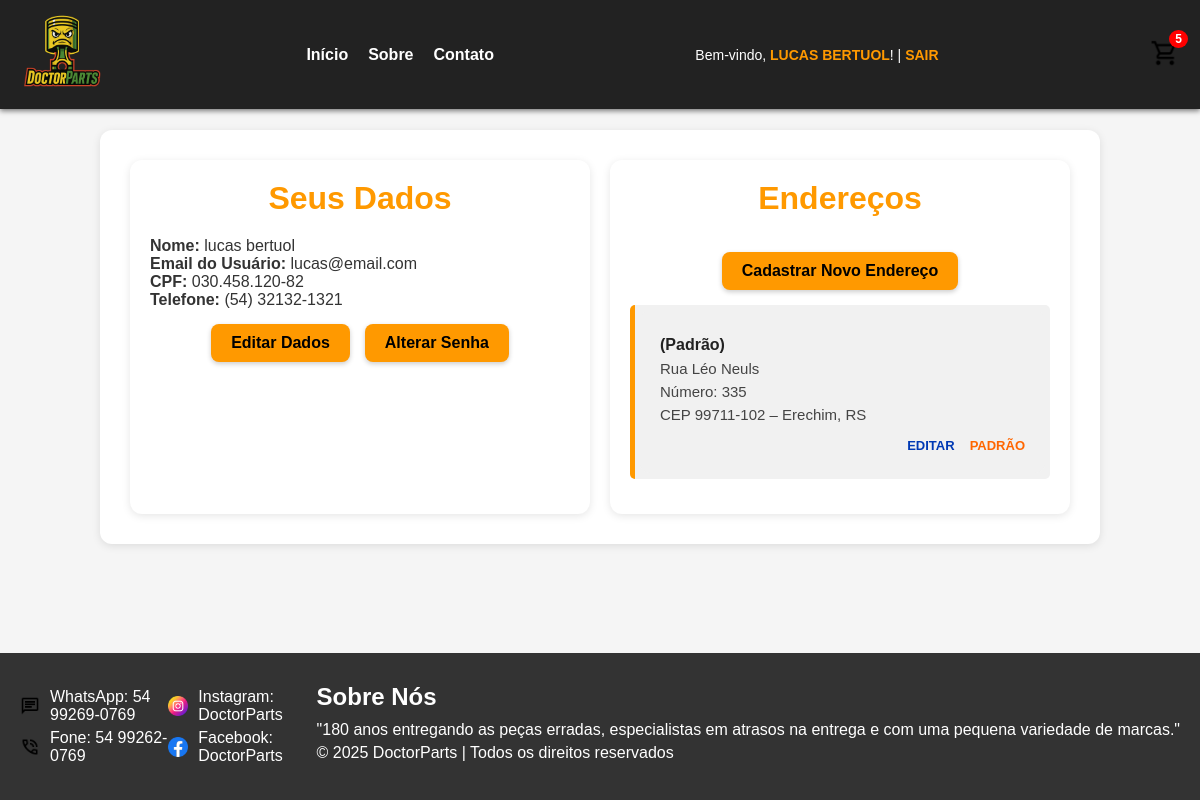
Screenshot of /src/php/views/dadosUsuario.php (signed in) with the database file from the repository.
### tables this page shows
CREATE TABLE `usuarios` (
  `id_usuario` int(11) NOT NULL,
  `nome` varchar(255) DEFAULT NULL,
  `email` varchar(255) DEFAULT NULL,
  `contato` varchar(20) DEFAULT NULL,
  `senha` varchar(255) DEFAULT NULL,
  `data_criacao` datetime DEFAULT current_timestamp(),
  `cpf` varchar(21) DEFAULT NULL,
  `isadmin` tinyint(1) DEFAULT NULL
);

CREATE TABLE `enderecos` (
  `id_endereco` int(11) NOT NULL,
  `id_usuario` int(11) DEFAULT NULL,
  `numero` varchar(255) DEFAULT NULL,
  `cep` varchar(255) DEFAULT NULL,
  `rua` varchar(255) DEFAULT NULL,
  `bairro` varchar(255) DEFAULT NULL,
  `cidade` varchar(255) DEFAULT NULL,
  `estado` varchar(255) DEFAULT NULL,
  `complemento` varchar(255) DEFAULT NULL,
  `padrao` tinyint(1) DEFAULT 0
);

### src/php/classes/usuario.class.php (called while the page is built, shortened)
<?php
    include 'conexao.class.php';
    class Usuario {
        public function selectUsuarioId($id_usuario){
            $database = new Conexao();
            $db = $database->getConnection();
            $sql = "SELECT * FROM usuarios WHERE id_usuario=:id_usuario";
            try{
                $stmt = $db->prepare($sql);
                $stmt->bindParam(':id_usuario',$id_usuario);
                $stmt->execute();
                $result = $stmt->fetch(PDO::FETCH_ASSOC);
                return $result;
            }catch(PDOException $e){
                echo 'Erro ao listar usuário: ' . $e->getMessage();
                $result = [];
                return $result;
            }
        }
    }

### src/php/classes/carrinho.class.php (called while the page is built, shortened)
<?php
include_once 'conexao.class.php';
class Carrinho {
    private $db;
    public function __construct() {
        $conexao = new Conexao();
        $this->db = $conexao->getConnection();
    }
    public function contarItens($id_usuario) {
    $sql = "SELECT SUM(quantidade) as total FROM carrinho WHERE id_usuario = :id_usuario";
    $stmt = $this->db->prepare($sql);
    $stmt->bindParam(':id_usuario', $id_usuario);
    $stmt->execute();
    $resultado = $stmt->fetch(PDO::FETCH_ASSOC);
    return $resultado['total'] ?? 0;
    }
}
?>

### src/php/classes/conexao.class.php (called while the page is built, shortened)
<?php
class Conexao{
    private $host = 'localhost';
    private $db_name = 'doctorpartsdb';
    private $username = 'root';
    private $password = '';
    public function getConnection(){
        $this->conn = null;
        try{
            $this->conn = new PDO('mysql:host='. $this->host .';dbname='. $this->db_name, $this->username, $this->password);
            $this->conn->setAttribute(PDO::ATTR_ERRMODE, PDO::ERRMODE_EXCEPTION);
        } catch (PDOException $e) {
            echo 'Erro de conexão: ' . $e->getMessage();
        }
        return $this->conn;
    }
}

### src/php/classes/endereco.class.php (called while the page is built, shortened)
<?php
include_once 'conexao.class.php';
    class Endereco {
        public function buscarEnderecosPorUsuario($id_usuario) {
            $database = new Conexao();
            $db = $database->getConnection();
            $sql = "SELECT * FROM enderecos WHERE id_usuario = :id_usuario ORDER BY padrao DESC, id_endereco ASC";
            try {
                $stmt = $db->prepare($sql);
                $stmt->bindParam(':id_usuario', $id_usuario, PDO::PARAM_INT);
                $stmt->execute();
                $result = $stmt->fetchAll(PDO::FETCH_ASSOC);
                return $result;
            } catch (PDOException $e) {
                echo 'Erro ao buscar endereços: ' . $e->getMessage();
                return [];
            }
        }
    }

### src/php/views/dadosUsuario.php (the view, shortened to what this page needs)
<?php
include '../classes/usuario.class.php';
include '../classes/endereco.class.php';
include_once '../classes/carrinho.class.php';
$usuarioLogadoId = $_SESSION['usuario_id'];
$a = new Usuario();
$usuario = $a->selectUsuarioId($usuarioLogadoId);
$e = new Endereco();
$enderecos = $e->buscarEnderecosPorUsuario($usuarioLogadoId);
$carrinho = new Carrinho();
$quantidadeItens = $carrinho->contarItens($usuarioLogadoId);
?>
<!DOCTYPE html>
<html lang="en">
<head>
    <link rel="stylesheet" href="../../css/styleDadosUsuario.css">
</head>
<body>
    <header id="topo">
        <nav class="menu">
            <div class="logo">
                <a href="index.php"><img src="../../../assets/images/logo.png" alt="Company logo" id="logo" /></a>
            </div>
            <ul class="nav-links">
                <li><a href="#">Início</a></li>
                <li><a href="sobre.php">Sobre</a></li>
                <li><a href="#contato">Contato</a></li>
            </ul>
            <div class="user-access">
                <?php if ($usuario): ?>
                    <span>Bem-vindo, <a href="areaUsuario.php" class="yolonosay logado"><?= htmlspecialchars($usuario['nome']) ?></a>!</span> |
                    <a href="../controllers/logout.php" class="yolonosay logado">Sair</a>
                <?php else: ?>
                    <a href="javascript:void(0)" onclick="abrirPopupLogin()" class="yolonosay cadastro">Entre</a>
                    ou
                    <a href="javascript:void(0)" onclick="abrirPopupCadastro()" class="yolonosay cadastro">Cadastre-se</a>
                <?php endif; ?>
            </div>
            <div id="divCarrinho">
                <a href="carrinho.php">
                    <img src="../../../assets/images/carrinho.jpg" width="30px" height="30px" alt="Cart" />
                    <?php if ($quantidadeItens > 0): ?>
                        <span class="badge-carrinho"><?= $quantidadeItens ?></span>
                    <?php endif; ?>
                </a>
            </div>
        </nav>
    </header>
    <main>
        <div class="container">
            <div class="blocos">
                <div class="dados-usuario bloco">
                    <h1>Seus Dados</h1>
                    <div class="usuario">
                        <p><strong>Nome:</strong> <?= htmlspecialchars($usuario['nome']) ?></p>
                        <p><strong>Email do Usuário:</strong> <?= htmlspecialchars($usuario['email']) ?></p>
                        <p><strong>CPF:</strong> <?= htmlspecialchars($usuario['cpf']) ?></p>
                        <p><strong>Telefone:</strong> <?= htmlspecialchars($usuario['contato']) ?></p>
                    </div>
                    <div class="actions">
                        <a href="javascript:void(0)" onclick='abrirPopupEditarDadosUsuario(<?php echo json_encode($usuario, JSON_UNESCAPED_UNICODE); ?>)' class="btn">Editar Dados</a>
                        <a href="javascript:void(0)" onclick='abrirPopupAlterarSenha(<?php echo $usuario["id_usuario"]; ?>)' class="btn">Alterar Senha</a>
                    </div>
                </div>
                <div class="dados-endereco bloco">
                    <h1>Endereços</h1>
                    <?php if (!empty($enderecos)): ?>
                    <div class="actions">
                        <a href="javascript:void(0)" onclick="abrirPopupCadastroEndereco()" class="btn">Cadastrar Novo Endereço</a>
                    </div>
                    <?php foreach ($enderecos as $endereco): ?>
                        <div class="endereco">
                            <div class="card-endereco <?php echo $endereco['padrao'] ? 'padrao' : '' ?>">
                                <p> <strong><?php echo $endereco['padrao'] ? '(Padrão)' : '' ?></strong></p>
                                <p><?php echo htmlspecialchars($endereco['rua']) ?></p>
                                <p>Número: <?php echo htmlspecialchars($endereco['numero']) ?><?php echo $endereco['complemento'] ? ', ' . htmlspecialchars($endereco['complemento']) : '' ?></p>
                                <p>CEP <?php echo htmlspecialchars($endereco['cep']) ?> – <?php echo htmlspecialchars($endereco['cidade']) ?>, <?php echo htmlspecialchars($endereco['estado']) ?></p>
                                <div class="acoes-endereco">
                                    <a href="javascript:void(0)" onclick='abrirPopupEditarDadosEndereco(<?php echo json_encode($endereco, JSON_UNESCAPED_UNICODE); ?>)' class="link-acao editar">EDITAR</a>
                                    <?php if (!$endereco['padrao']): ?>
                                       <a href="javascript:void(0)" onclick="tornarPadrao(<?= $endereco['id_endereco'] ?>)" class="link-acao padrao">DEIXAR PADRÃO</a>
                                    <?php else: ?>
                                        <span class="link-acao padrao">PADRÃO</span>
                                    <?php endif; ?>
                                </div>
                            </div>
                        </div>
                    <?php endforeach; ?>
                    <?php endif; ?>
                </div>
            </div>
        </div>
    </main>
    <footer id="contato">
        <div class="footer">
            <div class="contato">
                <p><img src="../../../assets/images/whatsapp.png" alt="" id="imagem-contato" />WhatsApp: 54 99269-0769</p>
                <p><img src="../../../assets/images/telefone.png" alt="" id="imagem-contato" />Fone: 54 99262-0769</p>
            </div>
            <div class="contato">
                <p><img src="../../../assets/images/intagram.png" alt="" id="imagem-contato" />Instagram: DoctorParts</p>
                <p><img src="../../../assets/images/facebook.png" alt="" id="imagem-contato" />Facebook: DoctorParts</p>
            </div>
            <div class="footer-descricao">
                <h2>Sobre Nós</h2>
                <p>"180 anos entregando as peças erradas, especialistas em atrasos na entrega e com uma pequena variedade de marcas."</p>
                <p>&copy; 2025 DoctorParts | Todos os direitos reservados</p>
            </div>
        </div>
    </footer>
</body>
</html>

### src/css/styleDadosUsuario.css (style rules this page uses)
* { margin: 0; padding: 0; box-sizing: border-box; }
html, body { height: 100%; }
body { font-family: Arial, sans-serif; background-color: #f5f5f5; padding-top: 100px; color: #333; min-height: 100vh; }
header { position: fixed; top: 0; left: 0; width: 100%; background-color: #222; color: white; z-index: 1000; box-shadow: 0 2px 5px rgba(0,0,0,0.5); }
.menu { display: flex; align-items: center; justify-content: space-between; padding: 10px 20px; flex-wrap: wrap; }
.menu .logo img { height: 85px; }
.nav-links { list-style: none; display: flex; gap: 20px; }
.nav-links a { color: white; text-decoration: none; font-weight: bold; }
.user-access { color: white; font-size: 14px; }
.yolonosay.logado { color: #FF9900; text-decoration: none; font-weight: bold; transition: background-color 0.3s; text-transform: uppercase; cursor: pointer; }
#divCarrinho img { margin-left: 10px; }
main { flex: 1; }
.container { max-width: 1000px; margin: 30px auto; background-color: #fff; padding: 30px; border-radius: 12px; box-shadow: 0px 2px 8px rgba(0,0,0,0.1); }
.container h1 { text-align: center; margin-bottom: 30px; color: #FF9900; }
.actions { display: flex; gap: 15px; justify-content: center; }
.actions .btn { background-color: #FF9900; color: #000; padding: 10px 20px; text-decoration: none; border-radius: 8px; font-weight: bold; transition: background-color 0.3s ease; box-shadow: 0 2px 5px rgba(0,0,0,0.2); margin-top: 15px; margin-bottom: 15px; }
.blocos { display: flex; gap: 20px; flex-wrap: wrap; }
.bloco { flex: 1; min-width: 300px; background-color: #fff; padding: 20px; border-radius: 12px; box-shadow: 0px 2px 8px rgba(0, 0, 0, 0.1); }
.bloco h1 { color: #FF9900; margin-bottom: 20px; text-align: center; }
.endereco { margin-bottom: 15px; padding: 5px; background-color: #f1f1f1; border-left: 5px solid #FF9900; border-radius: 5px; }
.card-endereco { border-radius: 10px; padding: 20px; margin-bottom: 1px; background-color: #f1f1f1; font-family: 'Arial', sans-serif; color: #444; }
.card-endereco p { margin: 6px 0; font-size: 15px; }
.card-endereco p strong { font-size: 16px; color: #222; }
.acoes-endereco { display: flex; justify-content: flex-end; margin-top: 15px; gap: 15px; text-decoration: none; color: black; }
.link-acao { font-size: 13px; text-transform: uppercase; font-weight: bold; text-decoration: none; cursor: pointer; }
.link-acao.editar { color: #0039b4; }
.link-acao.padrao { color: #ff6600; }
html, body { height: 100%; margin: 0; display: flex; flex-direction: column; }
footer { background-color: #333; color: white; padding: 30px 20px; margin-top: auto; left: 0; width: 100%; }
.footer { display: flex; justify-content: space-between; flex-wrap: wrap; }
.contato { flex: 1; }
.contato p, .footer-descricao p { margin: 5px 0; display: flex; align-items: center; }
#imagem-contato { width: 20px; height: 20px; margin-right: 10px; }
.footer-descricao h2 { margin-bottom: 10px; }
.badge-carrinho { position: absolute; top: -5px; right: -5px; background-color: red; color: white; font-size: 12px; padding: 2px 6px; border-radius: 50%; }
#divCarrinho { position: relative; display: inline-block; }
.badge-carrinho { position: absolute; top: -8px; right: -8px; background: red; color: white; border-radius: 50%; padding: 2px 6px; font-size: 12px; font-weight: bold; }

### rows the page displays
usuarios: nome "LUCAS BERTUOL", nome "lucas bertuol", email "lucas@email.com", cpf "030.458.120-82", contato "(54) 32132-1321"
enderecos: padrao "(Padrão)", rua "Rua Léo Neuls", numero "335", cep "99711-102", cidade "Erechim", estado "RS"

### other values shown
$quantidadeItens "5"
